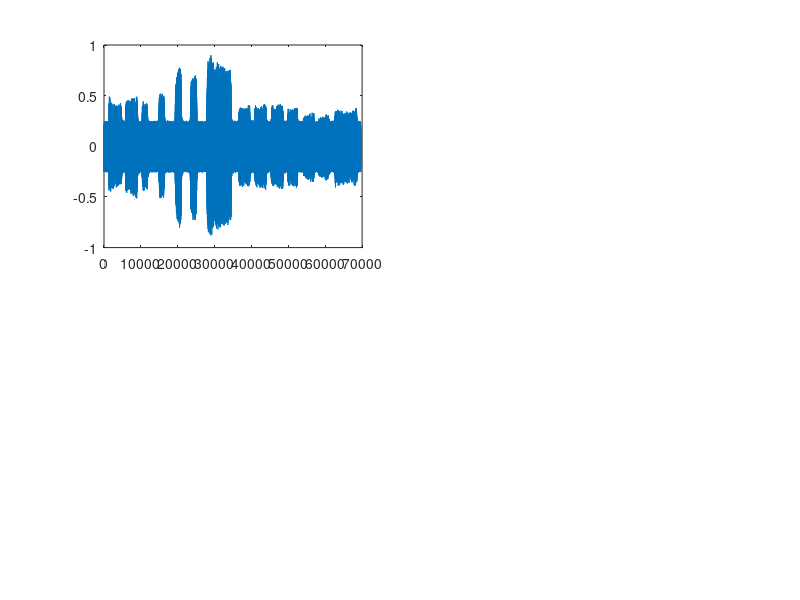

The MATLAB script that drew this image: (Note: this script raises an error after producing the figure.)
%Ejercicio 11

Fm = 11025;
n1=load("nshima.txt");
N=length(n1);

subplot(2,2,1)
plot(n1);


df=Fm/N;
freq=-Fm/2:df:Fm/2-df;

fn1=fftp(n1);
Nfn1=length(fn1);

subplot(2,2,2)
plot(freq,fn1);

%Para encontrar la nota LA (440hz y armonicos) hago 0 todo lo que no sea la nota y hago la inversa

f1=fft(n1);%Tener en cuenta de que la fase es parte de f1
N1=length(f1);

%Hago tres simple y saco cual es 440 y sus multiplos en frecuencias
%69633 ---- 11025
%34816 -----5512 Seria mi 0 en frecuencia
% Entonces 440hz -->F positiva 2779 ---->F negativa N/2+2799= 8290
% Entonces 880hz -->F positiva 1389 ---->F negativa N/2+1389=6901 ---> Segundo Armonico Fundamental/2
% Entonces 1320hz -->F positiva 926 ---->F negativa N/2+926=6438 ---> Tercer Armonico Fundamental/3

%Pongo en 0 todas las frecuencias que no sean LA o armonicos de LA1
%Solo considere 2 armonicos de LA
%Igual tendrifftpa que usar un umbral de amplitud
umbral = 200;
f1=abs(f1);%Esto es para que no explote
for i = 1:N1
	if(i != 2778 && i != 8290 && i != 1389 && i != 6901 && f1(i) < umbral)
		f1(i) = 0;
	endif
endfor

%Grafico el filtrado
subplot(2,2,3)
plot(freq,f1);

n1la=real(ifft(f1));

subplot(2,2,4)
plot(n1la);
%Es muy malo el metodo, El ruido blanco tambien tiene la nota LA por lo tanto la reconoce tambien en el filtrado
%Pero la primera y la ultima nota que son las que importaba las dejo pasar
#wavwrite(n1la,11025,32,"Señal_Filtrada.wav");
#wavwrite(n1,11025,32,"Señal.wav");

%tengo que tener en cuenta la convolucion que hago aca con el filtro es una convolucion linal y no se corresponde con la covolucion en tiempo lineal. Por eso lo que tengo que hacer es zero-padding para poder aumentas a 2*N-1 de muestras y se corresponda la convolucion. Para hacerlo menos croto pordria hacer un metodo que tome una ventana que pueda capturar la nota la y sus armonicos y recorrer la señal en tiempo y ver si cada ventana tiene la nota la de manera de decir en que seccion de tiempo le corresponde.

